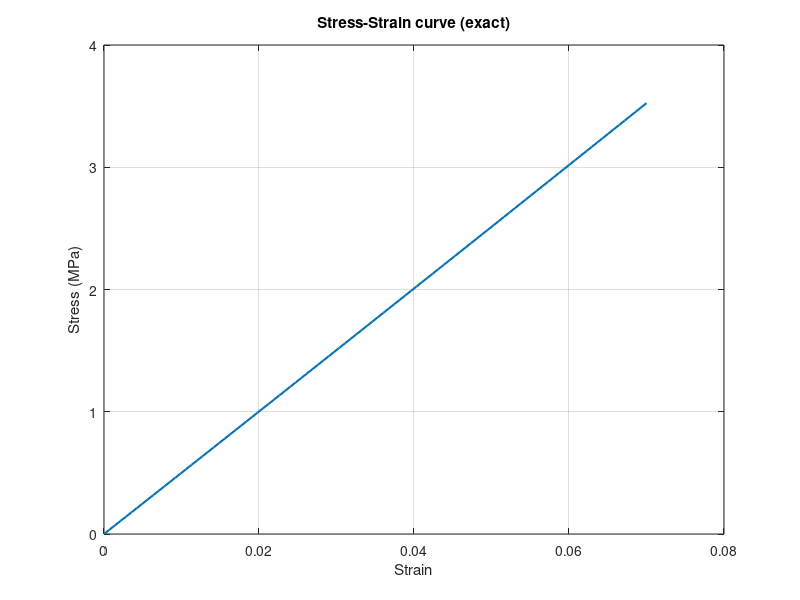

This chart was generated by the following MATLAB code:
% 定義常數 K1 和 mu1
K1 = 50;   % 這是 K1 的值，可以根據需要修改
mu1 = 5;  % 這是 mu1 的值，可以根據需要修改

% 定義 x 的範圍
x = linspace(0, 0.07, 100);  % 在 0 到 0.05 之間生成 100 個點

% 計算 y 的值
y = K1 * x + mu1 * x.^2;  % 計算 y = K1 * x + mu1 * x^2

% 繪製圖形
figure;  % 創建新圖形
plot(x, y, 'LineWidth', 1.5);  % 畫出 x 和 y 的關係，藍色線條，線寬 2
xlabel('Strain');
ylabel('Stress (MPa)');
title('Stress-Strain curve (exact)');
grid on;  % 顯示網格
